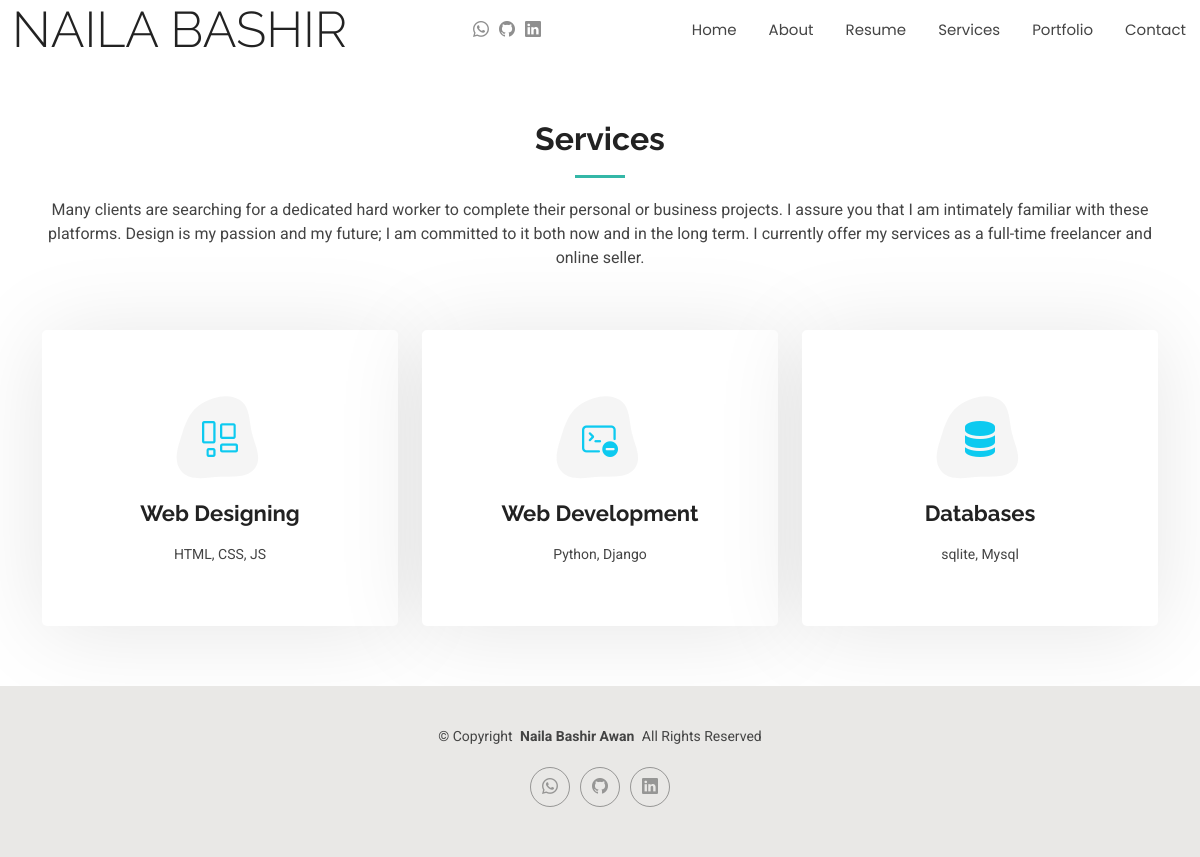
Page /services/ on the committed database.
### portfolio/models.py (models this page shows, shortened)
class Services(models.Model):
    service_name=models.CharField(max_length=100)
    service_description=models.TextField()
    service_icon=models.CharField(max_length=100)

### portfolio/views.py (the view)
# urls.py: path('services/', services, name='services'),
def services(request):
    if request.method == 'GET':
        servicesdata=Services.objects.all()
    context = {
        'servicesdata': servicesdata
    }
    return render(request, 'services.html', context)

### portfolio/templates/services.html (shortened to what this page needs)
{% extends 'starter-page.html' %}
{% block content %}
{% load static %}
    <section id="services" class="services section">
      <div class="container section-title" data-aos="fade-up">
        <h2>Services</h2>
        <p>Many clients are searching for a dedicated hard worker to complete their personal or business projects. I assure you that I am intimately familiar with these platforms. Design is my passion and my future; I am committed to it both now and in the long term. I currently offer my services as a full-time freelancer and online seller.</p>
      </div>
      <div class="container">
        <div class="row gy-4">
{% for service in servicesdata %}
          <div class="col-lg-4 col-md-6" data-aos="fade-up" data-aos-delay="100">
            <div class="service-item item-cyan position-relative">
              <div class="icon">
                <i class="{{service.service_icon}}"></i>
              </div>
                <h3>{{service.service_name}}</h3>
              <p>{{service.service_description}}</p>
            </div>
          </div>
{% endfor %}
        </div>
      </div>
    </section>
  {% endblock %}

### portfolio/static/css/main.css (style rules this page uses)
:root { --default-font: "Roboto", system-ui, -apple-system, "Segoe UI", Roboto, "Helvetica Neue", Arial, "Noto Sans", "Liberation Sans", sans-serif, "Apple Color Emoji", "Segoe UI Emoji", "Segoe UI Symbol", "Noto Color Emoji"; --heading-font: "Raleway", sans-serif; --nav-font: "Poppins", sans-serif; }
:root { --background-color: #ffffff; --default-color: #444444; --heading-color: #222222; --accent-color: #34b7a7; --surface-color: #ffffff; --contrast-color: #ffffff; }
:root { --nav-color: #444444; --nav-hover-color: #34b7a7; --nav-mobile-background-color: #ffffff; --nav-dropdown-background-color: #ffffff; --nav-dropdown-color: #444444; --nav-dropdown-hover-color: #34b7a7; }
:root { scroll-behavior: smooth; }
body { color: var(--default-color); background-color: var(--background-color); font-family: var(--default-font); }
h1, h2, h3, h4, h5, h6 { color: var(--heading-color); font-family: var(--heading-font); }
section, .section { color: var(--default-color); background-color: var(--background-color); padding: 60px 0; scroll-margin-top: 100px; overflow: clip; }
.section-title { text-align: center; padding-bottom: 60px; position: relative; }
.section-title h2 { font-size: 32px; font-weight: 700; margin-bottom: 20px; padding-bottom: 20px; position: relative; }
.section-title h2:after { content: ""; position: absolute; display: block; width: 50px; height: 3px; background: var(--accent-color); left: 0; right: 0; bottom: 0; margin: auto; }
.section-title p { margin-bottom: 0; }
.services .service-item { background-color: var(--surface-color); box-shadow: 0px 5px 90px 0px rgba(0, 0, 0, 0.1); height: 100%; padding: 60px 30px; text-align: center; transition: 0.3s; border-radius: 5px; }
.services .service-item .icon { margin: 0 auto; width: 100px; height: 100px; display: flex; align-items: center; justify-content: center; transition: ease-in-out 0.3s; position: relative; }
.services .service-item .icon i { font-size: 36px; transition: 0.5s; position: relative; }
.services .service-item .icon svg { position: absolute; top: 0; left: 0; }
.services .service-item h3 { font-weight: 700; margin: 10px 0 15px 0; font-size: 22px; }
.services .service-item p { line-height: 24px; font-size: 14px; margin-bottom: 0; }
.services .service-item.item-cyan i { color: #0dcaf0; }

### rows in the picture
Services: service_name "Web Designing", service_description "HTML, CSS, JS"
Services: service_name "Web Development", service_description "Python, Django"
Services: service_name "Databases", service_description "sqlite, Mysql"
